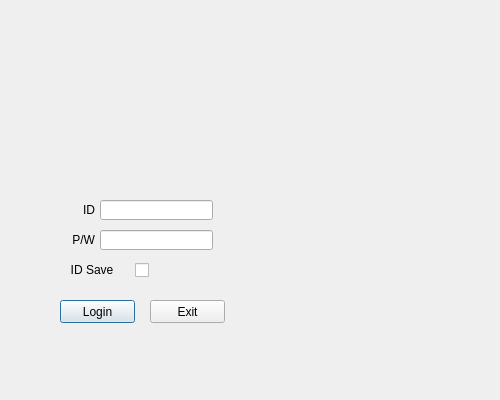
<?xml version="1.0" encoding="UTF-8"?>
<ui version="4.0">
 <class>LoginDialog</class>
 <widget class="QDialog" name="LoginDialog">
  <property name="geometry">
   <rect>
    <x>0</x>
    <y>0</y>
    <width>500</width>
    <height>400</height>
   </rect>
  </property>
  <property name="minimumSize">
   <size>
    <width>500</width>
    <height>400</height>
   </size>
  </property>
  <property name="maximumSize">
   <size>
    <width>500</width>
    <height>400</height>
   </size>
  </property>
  <property name="windowTitle">
   <string>Login</string>
  </property>
  <property name="windowIcon">
   <iconset resource="projectmanagement.qrc">
    <normaloff>:/img/projectmanagement.png</normaloff>:/img/projectmanagement.png</iconset>
  </property>
  <widget class="QLabel" name="label">
   <property name="geometry">
    <rect>
     <x>20</x>
     <y>200</y>
     <width>75</width>
     <height>20</height>
    </rect>
   </property>
   <property name="text">
    <string>ID</string>
   </property>
   <property name="alignment">
    <set>Qt::AlignRight|Qt::AlignTrailing|Qt::AlignVCenter</set>
   </property>
  </widget>
  <widget class="QLineEdit" name="lineEdit_ID">
   <property name="geometry">
    <rect>
     <x>100</x>
     <y>200</y>
     <width>113</width>
     <height>20</height>
    </rect>
   </property>
   <property name="echoMode">
    <enum>QLineEdit::Normal</enum>
   </property>
  </widget>
  <widget class="QLineEdit" name="lineEdit_Password">
   <property name="geometry">
    <rect>
     <x>100</x>
     <y>230</y>
     <width>113</width>
     <height>20</height>
    </rect>
   </property>
   <property name="echoMode">
    <enum>QLineEdit::Password</enum>
   </property>
  </widget>
  <widget class="QLabel" name="label_2">
   <property name="geometry">
    <rect>
     <x>20</x>
     <y>230</y>
     <width>75</width>
     <height>20</height>
    </rect>
   </property>
   <property name="text">
    <string>P/W</string>
   </property>
   <property name="alignment">
    <set>Qt::AlignRight|Qt::AlignTrailing|Qt::AlignVCenter</set>
   </property>
  </widget>
  <widget class="QCheckBox" name="checkBox_IDSave">
   <property name="geometry">
    <rect>
     <x>38</x>
     <y>260</y>
     <width>111</width>
     <height>20</height>
    </rect>
   </property>
   <property name="layoutDirection">
    <enum>Qt::RightToLeft</enum>
   </property>
   <property name="text">
    <string>ID Save     </string>
   </property>
  </widget>
  <widget class="QPushButton" name="pushButton_Login">
   <property name="geometry">
    <rect>
     <x>60</x>
     <y>300</y>
     <width>75</width>
     <height>23</height>
    </rect>
   </property>
   <property name="text">
    <string>Login</string>
   </property>
  </widget>
  <widget class="QPushButton" name="pushButton_Exit">
   <property name="geometry">
    <rect>
     <x>150</x>
     <y>300</y>
     <width>75</width>
     <height>23</height>
    </rect>
   </property>
   <property name="text">
    <string>Exit</string>
   </property>
  </widget>
 </widget>
 <resources>
  <include location="projectmanagement.qrc"/>
 </resources>
 <connections/>
</ui>
